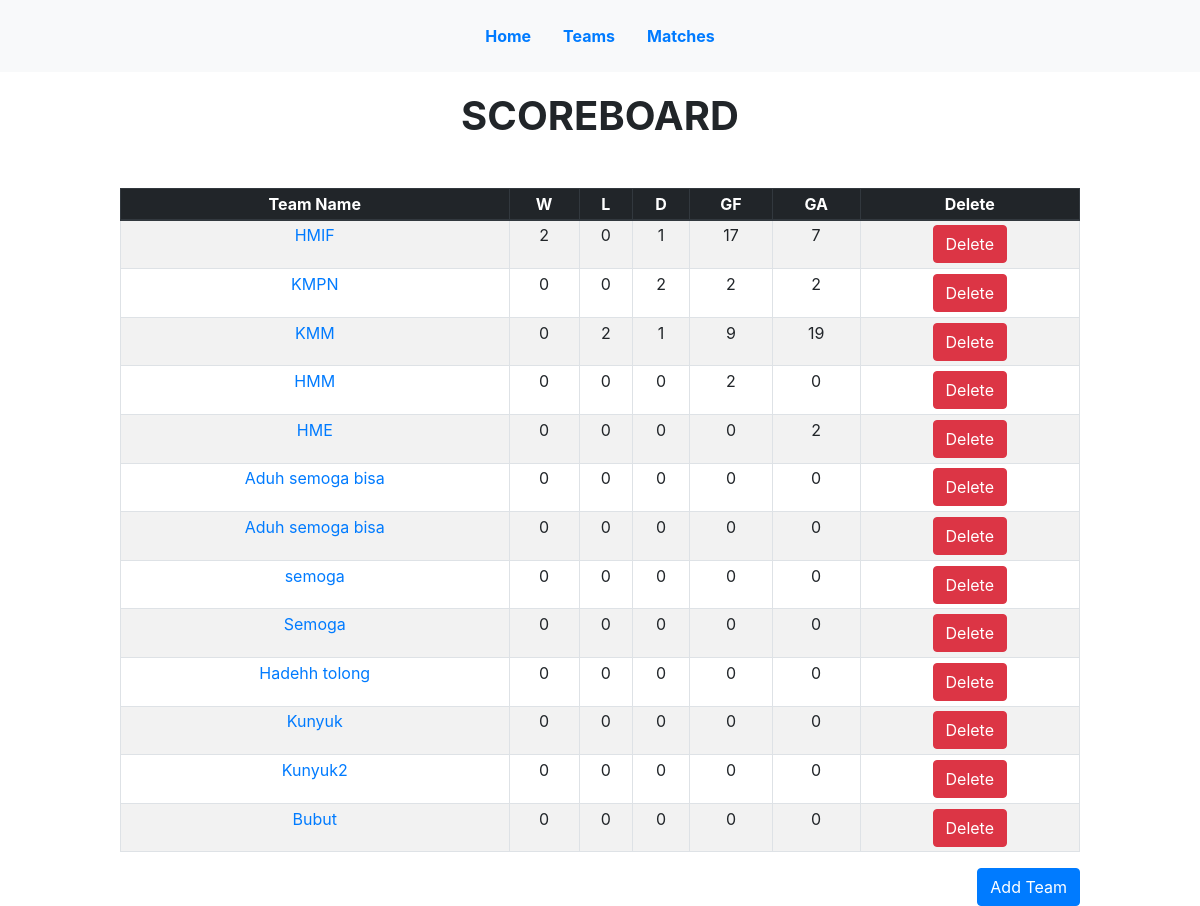
The app's page /teams/, older data.
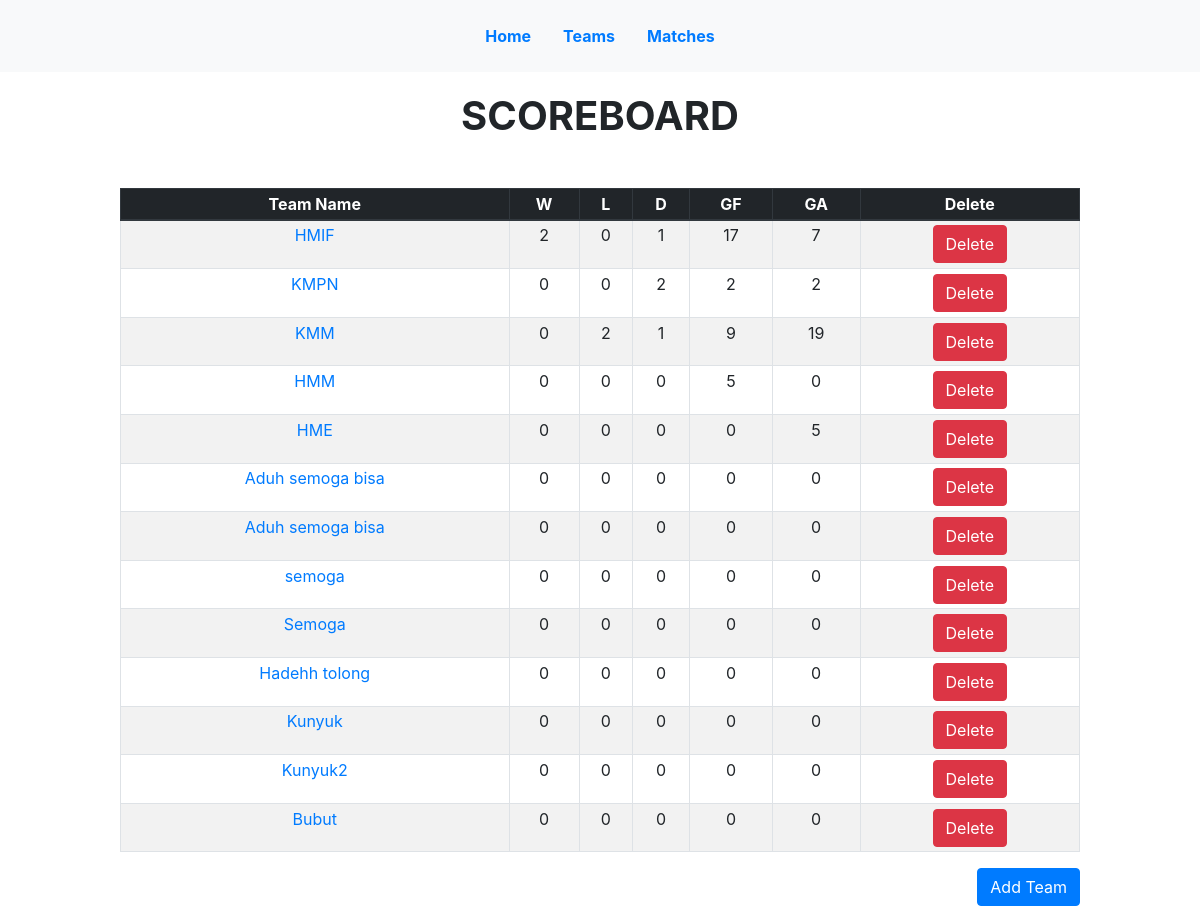
The same page, newer data.
### stats/models.py (models this page shows, shortened)
class Team(models.Model):
    class Meta:
        ordering = ['-win','-draw','-lose','-goal_for','-goal_against']
    name = models.CharField(max_length=100)
    logo = models.ImageField(null=True, blank=True)
    points = models.IntegerField(default=0)
    goal_for = models.IntegerField(default=0)
    goal_against = models.IntegerField(default=0)
    win = models.IntegerField(default=0)
    lose = models.IntegerField(default=0)
    draw = models.IntegerField(default=0)

### stats/views.py (the view)
# urls.py: path('teams/',views.TeamListView.as_view(),name='team_list'),
class TeamListView(FormListView):
    form_class = TeamForm
    model = Team
    context_object_name = 'team_list'
    template_name = 'team_list.html'

### stats/views.py (called while the page is built)
    def get(self, request, *args, **kwargs):
        form_class = self.get_form_class()
        self.form = self.get_form(form_class)
        self.object_list = self.get_queryset()
        allow_empty = self.get_allow_empty()
        if not allow_empty and len(self.object_list) == 0:
            raise Http404(_(u"Empty list and '%(class_name)s.allow_empty' is False.")
                          % {'class_name': self.__class__.__name__})
        context = self.get_context_data(object_list=self.object_list, form=self.form)
        return self.render_to_response(context)

### templates/team_list.html (shortened to what this page needs)
{% extends 'base.html' %}
{% block content %}
<div class="team_list">
<h1 class="text-center mb-5 font-weight-bold">SCOREBOARD</h1>
  <div class="table-responsive">
	  <table class="scoreboard table table-striped table-bordered table-sm">
	    <thead class="thead-dark">
	      <tr>
	        <th>Team Name</th>
	        <th>W</th>
	        <th>L</th>
	        <th>D</th>
	        <th>GF</th>
	        <th>GA</th>
	        <th>Delete</th>
	      </tr>
	    </thead>
	    <tbody>
	      {% for team in team_list %}
	      <tr>
	      <td><a href="{% url 'team_detail' team.pk %}">{{team.name}}</a></td>
	        <td>{{team.win}}</td>
	        <td>{{team.lose}}</td>
	        <td>{{team.draw}}</td>
	        <td>{{team.goal_for}}</td>
	        <td>{{team.goal_against}}</td>
	      <td><button class="btn btn-danger" id="delete-{{team.id}}">Delete</button></td>
	      </tr>
	      {% endfor %}
	    </tbody>
	  </table>
  </div>
<button class="btn btn-primary float-right" id="add_team">Add Team</button>
</div>
{% endblock content %}

Row changes from the older to the newer data that the page shows:
changed Team "HMM": goal_for "2" → "5"
changed Team "HME": goal_against "2" → "5"
